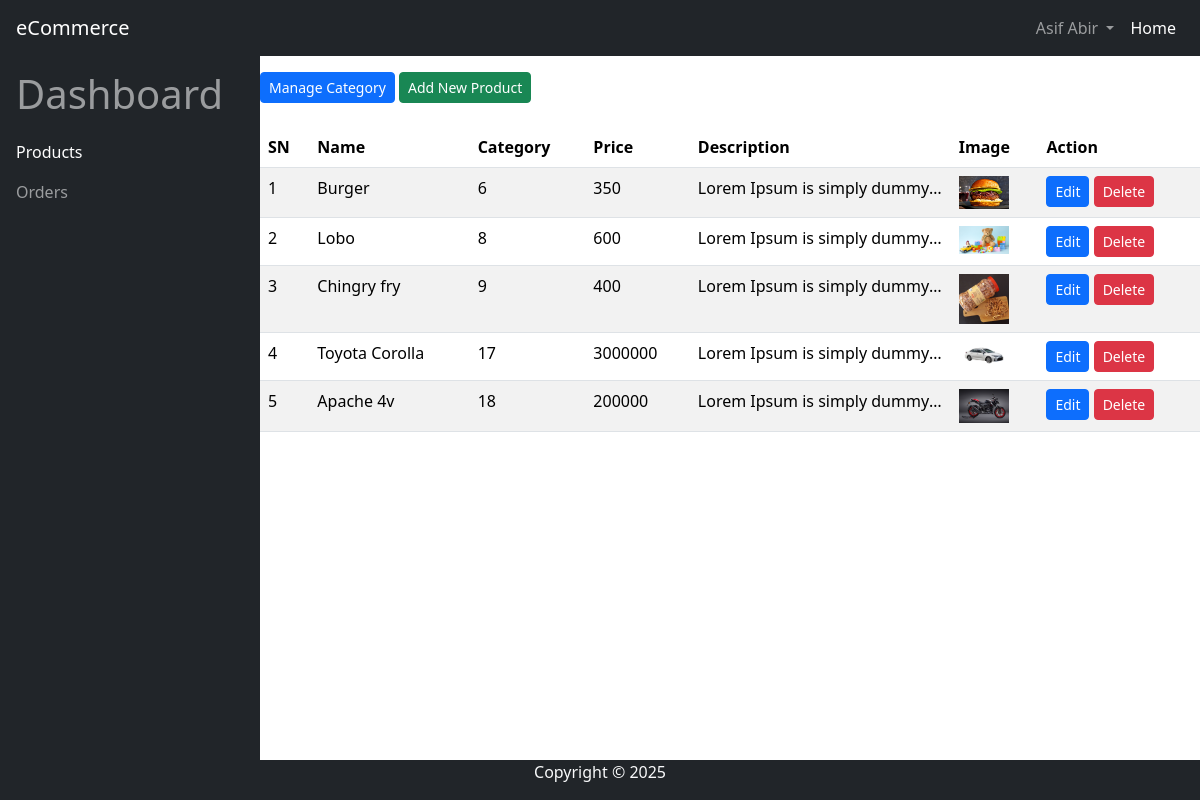
Screenshot of /Admin/products.php (signed in) with the database file from the repository.
### tables this page shows
CREATE TABLE `products` (
  `id` int(11) NOT NULL,
  `name` varchar(255) NOT NULL,
  `category_id` int(11) NOT NULL,
  `price` int(11) NOT NULL,
  `description` mediumtext NOT NULL,
  `image` varchar(255) NOT NULL,
  `created_at` timestamp NOT NULL DEFAULT current_timestamp()
);

### Admin/products.php (the view, shortened to what this page needs)
<?php
require_once('./header.php');
$query = "SELECT * FROM products ORDER BY id DESC";
$result = mysqli_query($conn, $query);
?>
<div class="container-fluid">
    <div class="row vh-100 overflow-y-scroll position-relative flex p-0">
        <?php
        require_once('./navbar.php');
        ?>
        <div class="col-12 d-flex p-0">
            <div class="bg-dark text-white px-3 overflow-y-scroll flex-shrink-0 py-5" style="width: 260px;">
                <?php require_once('./sidebar.php'); ?>
            </div>
            <div class="flex-grow-1 overflow-y-scroll my-5">
                <div class="row">
                    <div class="col-md-12 my-4">
                        <button class="btn btn-primary btn-sm" data-bs-toggle="modal" data-bs-target="#category" ;">Manage
                            Category</button>
                        <button class="btn btn-success btn-sm" data-bs-toggle="modal" data-bs-target="#product">Add New
                            Product</button>
                    </div>
                    <?php if ($result->num_rows > 0) { ?>
                        <div class="col-md-12">
                            <table class="table table-striped" id="productTable">
                                <thead>
                                    <tr>
                                        <th>SN</th>
                                        <th>Name</th>
                                        <th>Category</th>
                                        <th>Price</th>
                                        <th>Description</th>
                                        <th>Image</th>
                                        <th>Action</th>
                                    </tr>
                                </thead>
                                <tbody>
                                    <?php
                                    $sn = 1;
                                    while ($row = mysqli_fetch_assoc($result)) {
                                        echo "<tr>";
                                        echo "<td>" . $sn++ . "</td>";
                                        echo "<td>" . $row['name'] . "</td>";
                                        echo "<td>" . $row['category_id'] . "</td>";
                                        echo "<td>" . $row['price'] . "</td>";
                                        echo "<td style='max-width: 200px; overflow: hidden; text-overflow: ellipsis; white-space: nowrap;'>" . $row['description'] . "</td>";
                                        echo "<td><img src='../images/products/" . $row['image'] . "' alt='" . $row['name'] . "' width='50'></td>";
                                        echo "<td>
                                        <button class='btn btn-sm btn-primary editProductBtn' data-bs-toggle='modal' data-bs-target='#editProduct' data-id='" . $row['id'] . "'>Edit</button>
                                        <button class='btn btn-sm btn-danger' onclick='delProduct(" . $row['id'] . ")'>Delete</button>
                                    </td>";
                                        echo "</tr>";
                                    }
                                    ?>
                                </tbody>
                            </table>
                        </div>
                    <?php } ?>
                </div>
            </div>
            <?php
            require_once('./footer.php');
            ?>

### rows the page displays
products: name "Burger", category "6", price "350", description "Lorem Ipsum is simply dummy…", image (picture)
products: name "Lobo", category "8", price "600", description "Lorem Ipsum is simply dummy…", image (picture)
products: name "Chingry fry", category "9", price "400", description "Lorem Ipsum is simply dummy…", image (picture)
products: name "Toyota Corolla", category "17", price "3000000", description "Lorem Ipsum is simply dummy…", image (picture)
products: name "Apache 4v", category "18", price "200000", description "Lorem Ipsum is simply dummy…", image (picture)

### other values shown
$_SESSION['user']['name'] "Asif Abir"
